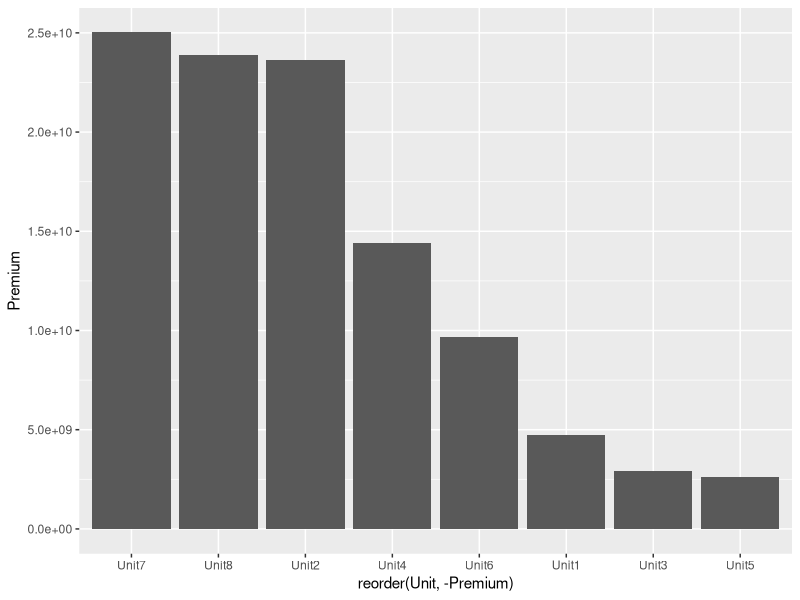

Source code (R):
## ---- chunk 1
#knitr::opts_chunk$set(echo = TRUE)
## ---- chunk 2
# libraries
library(dplyr)
library(ggplot2)

# load data
dt_KPI_raw <- read.csv("./Data/lesson2_KPI.csv")
## ---- chunk 3
dt_KPI_raw %>% glimpse()
## ---- chunk 4
summary(dt_KPI_raw)
## ---- chunk 5
dt_KPI_raw[is.na(dt_KPI_raw$Premium) & is.na(dt_KPI_raw$Losses), ] # using not dplyr approach
## ---- chunk 6
dt_KPI_raw <- dt_KPI_raw %>% filter(!is.na(Premium))
## ---- chunk 7
dt_KPI_raw$Business %>% is.na %>% table
## ---- chunk 8
dt_KPI_raw %>% lapply(function(x) {is.na(x) %>% table}) 
## ---- chunk 9
# your code
## ---- chunk 10
# your code
## ---- chunk 11
# your code
## ---- chunk 12
dt_KPI_raw %>% 
  group_by(Unit) %>% 
  summarize(Premium = sum(Premium, na.rm = TRUE)) %>% 
  arrange(desc(Premium))
## ---- chunk 13
# your code
## ---- chunk 14
# your code
## ---- chunk 15
dt_KPI_raw %>% 
  group_by(Unit) %>% 
  summarize(Premium = sum(Premium, na.rm = TRUE),
            Expenses = sum(Expenses, na.rm = TRUE),
            Losses = sum(Losses, na.rm = TRUE)
  ) %>% 
  ggplot(aes(x = reorder(Unit, -Premium), y = Premium)) + 
  geom_col()
## ---- chunk 16
# your code
## ---- chunk 17
# your code
## ---- chunk 18
# your code
## ---- chunk 19
# your code
## ---- chunk 20
# your code
## ---- chunk 21
# your code
## ---- chunk 22
# your code
## ---- chunk 23
# your code
## ---- chunk 24
# your code
## ---- chunk 25
# your code
## ---- chunk 26
# your code
